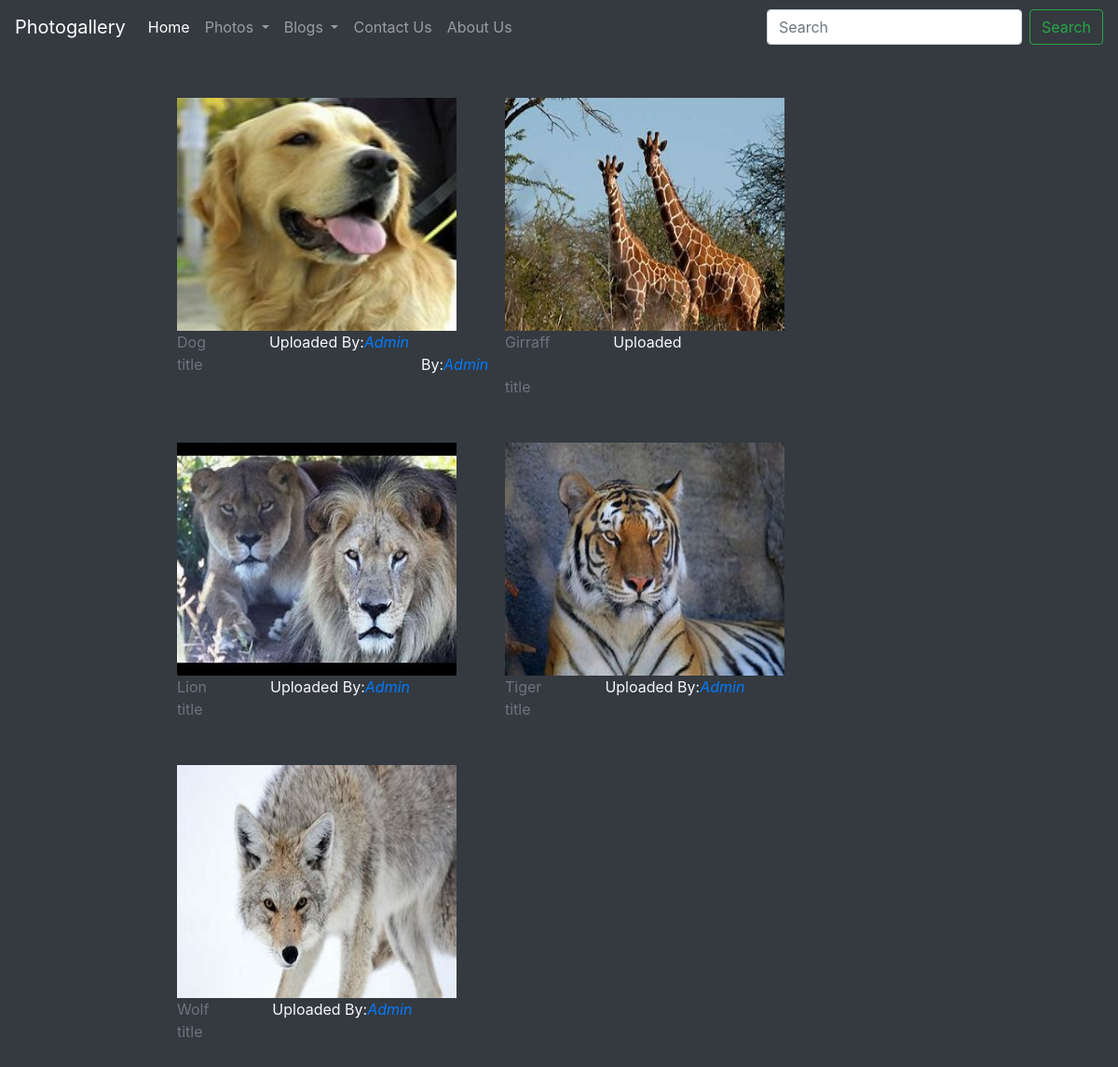
Screenshot of /blog/animals_photo/ with the database file from the repository.
### blog/models.py (models this page shows)
class Animals(models.Model):
    image=models.ImageField(upload_to='shop/images',default="")
    upload_by=models.CharField(max_length=100,default=" Admin")
    title=models.CharField(max_length=300,default="")
    category=models.CharField(max_length=300,default="")

### blog/views.py (the view)
# urls.py: path('animals_photo/', views.animals_photo, name='animals_photo'),
def animals_photo(request):
   gallery=Animals.objects.all()
   page = request.GET.get('page', 1)
   paginator = Paginator(gallery, 20)
   try:
        photos = paginator.page(page)
   except PageNotAnInteger:
        photos = paginator.page(1)
   except EmptyPage:
        photos = paginator.page(paginator.num_pages)
   return render(request,'blog/photos.html',{'gallery':gallery,'photos':photos})

### blog/templates/blog/photos.html (shortened to what this page needs)
<!DOCTYPE html>
<html>
<head>
    <link rel="stylesheet" href="https://stackpath.bootstrapcdn.com/bootstrap/4.4.1/css/bootstrap.min.css">
</head>
<body class="bg-dark">
    <div id="div1">
        <nav class="navbar navbar-expand-lg navbar-dark bg-dark">
            <a class="navbar-brand" href="#">Photogallery</a>
            <div class="collapse navbar-collapse" id="navbarSupportedContent">
                <ul class="navbar-nav mr-auto">
                    <li class="nav-item active">
                        <a class="nav-link" href="/">Home <span class="sr-only">(current)</span></a>
                    </li>
                    <li class="nav-item dropdown bg-dark">
                        <a class="nav-link dropdown-toggle" href="#" id="navbarDropdown" role="button" data-toggle="dropdown" aria-haspopup="true" aria-expanded="false">
                            Photos
                        </a>
                    </li>
                    <li class="nav-item dropdown bg-dark">
                        <a class="nav-link dropdown-toggle" href="#" id="navbarDropdown" role="button" data-toggle="dropdown" aria-haspopup="true" aria-expanded="false">
                            Blogs
                        </a>
                    </li>
                    <li class="nav-item">
                        <a class="nav-link" href="/blog/contact/">Contact Us</a>
                    </li>
                    <li class="nav-item">
                        <a class="nav-link" href="/blog/blogview/">About Us</a>
                    </li>
                </ul>
                <form class="form-inline my-2 my-lg-0" action="/blog/search/">
                    <input class="form-control mr-sm-2" type="search" name="search" placeholder="Search" aria-label="Search">
                    <button class="btn btn-outline-success my-2 my-sm-0" type="submit">Search</button>
                </form>
            </div>
        </nav>
            <div id="medium1" class="md-12">
                <div class="row my-5 " style="margin-left:100px;">
                    {%for photo in photos%}
                    <div id="con" style="width: 22rem;">
                        <a href="/blog/animals_Imageview/{{photo.id}}"> <img src="/media/{{photo.image}}" id="img-top" alt="..."></a>
                        <span id="tit" class="card-title text-secondary">{{photo.category}}</span><span class="text-light" style="margin-left: 68px;">Uploaded By:<a href="#" style="text-decoration: none;"><i>{{photo.upload_by}}</i></a></span><br />
                        <span id="tit1" class="text-secondary">{{photo.title}}</span>
                    </div>
                    {% if forloop.counter|divisibleby:2 and forloop.counter > 0 and not forloop.last %}
                </div>
                <div class="row  my-5" style="margin-left:100px;">
                    {%endif%}
                    {%endfor%}
                </div>
            </div>
        </div>
</body>
</html>

### blog/templates/blog/photos.html (style rules this page uses)
#div1 { display:none; margin-top: -15px; }
a { outline: none; }
#img-top { height:250px; width:300px; margin-left:85px; }
#tit { margin-left:85px; }
#tit1 { margin-left:85px; }
#medium1 { display:none; }
@media only screen and (min-width:900px) and (max-width: 1200px) { #medium1 { display:inline-block; } }
@media only screen and (min-width:900px) and (max-width: 1200px) { #img-top { height:250px; margin-left:90px; } }
@media only screen and (min-width:900px) and (max-width: 1200px) { #tit { margin-left:90px; } }
@media only screen and (min-width:900px) and (max-width: 1200px) { #tit1 { margin-left:90px; } }

### rows the page displays
Animals: image (picture), category "Dog", upload_by "Admin", title "title"
Animals: image (picture), category "Girraff", upload_by "Admin", title "title"
Animals: image (picture), category "Lion", upload_by "Admin", title "title"
Animals: image (picture), category "Tiger", upload_by "Admin", title "title"
Animals: image (picture), category "Wolf", upload_by "Admin", title "title"
